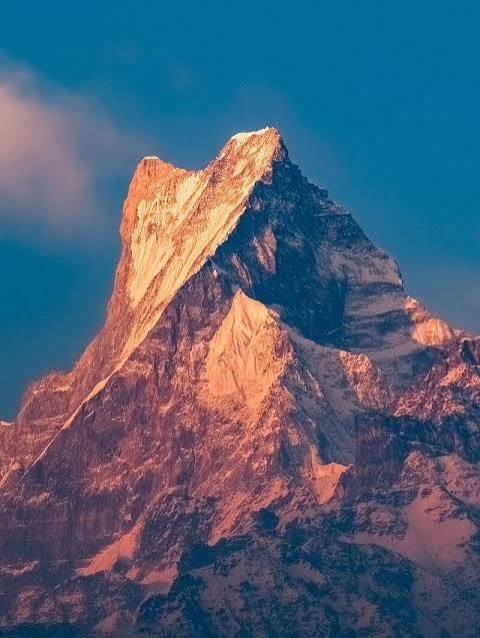
#> input picture lab6/images.jpg, 480 x 638 px
$ python lab6.py
#> lines starting #> are read from the running program, lines starting #| are printed output that depends on the picture
import numpy as np
from PIL import Image

np.random.seed(1)      # щоб шум щоразу був однаковий і результати збігалися
N = 128                # висота зображення
M = 128                # ширина зображення


# ======================================================================
# 1. СТВОРЕННЯ 9 ТЕСТОВИХ ЗОБРАЖЕНЬ
# ======================================================================

# Зображення 0: чисте. Беремо фото, робимо сірим і розміром 128x128.
path = input("Введіть шлях до зображення: ").strip().strip('"')
#> the answer given: images.jpg
photo = Image.open(path).convert("L").resize((M, N))
clean = np.array(photo, dtype=float)

# Координати пікселів: x - номер стовпця, y - номер рядка
y, x = np.mgrid[0:N, 0:M]


def gauss_noise(sigma):
    """Гаусів шум із нульовим середнім і стандартним відхиленням sigma."""
    return np.random.normal(0, 1, (N, M)) * sigma


def salt_pepper(image, p):
    """Імпульсний шум: частка p пікселів стає чорною (0) або білою (255)."""
#> called with p = 0.05
    result = image.copy()
    r = np.random.random((N, M))          # випадкове число для кожного пікселя
    result[r < p / 2] = 0                 # "перець"
    result[(r >= p / 2) & (r < p)] = 255  # "сіль"
    return result


images = []
images.append(clean)                                        # 0: без шуму

images.append(clean + gauss_noise(10))                      # 1: адитивний, σ = 10
images.append(clean + gauss_noise(25))                      # 2: адитивний, σ = 25

images.append(salt_pepper(clean, 0.05))                     # 3: імпульсний, p = 0.05
images.append(salt_pepper(clean, 0.20))                     # 4: імпульсний, p = 0.20

# Дисперсія залежить від яскравості: σ² = α * I, тому σ = sqrt(α * I)
images.append(clean + gauss_noise(np.sqrt(0.5 * clean)))    # 5: α = 0.5
images.append(clean + gauss_noise(np.sqrt(3.0 * clean)))    # 6: α = 3

# Дисперсія залежить від координат
var_linear = 6 * x + 3 * y + 10                             # σ² = αx + βy + γ
var_square = 0.25 * (x - 64) ** 2 + 0.25 * (y - 64) ** 2 + 10   # σ² = αx² + βy² + γ
images.append(clean + gauss_noise(np.sqrt(var_linear)))     # 7
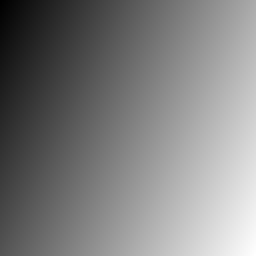
#> var_linear: shape (128, 128) int64 (shown 2 times larger); min 10, max 1153, mean 581.5; drawn with min black and max white
images.append(clean + gauss_noise(np.sqrt(var_square)))     # 8
#> in gauss_noise (call 6), `return np.random.normal(0, 1, (N, M)) * sigma`:
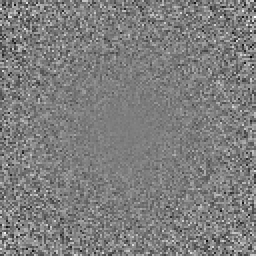
#> returned value: shape (128, 128) float64 (shown 2 times larger); min -132, max 134.9, mean 0.2; drawn with min black and max white
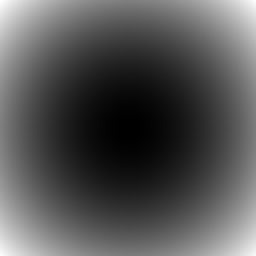
#> var_square: shape (128, 128) float64 (shown 2 times larger); min 10, max 2058, mean 692.8; drawn with min black and max white

# Зберігаємо у файли image0.bmp ... image8.bmp і читаємо їх назад.
# Так ми працюємо саме з тим, що лежить у файлах (значення 0..255, цілі).
pictures = []
for k in range(9):
    file_name = "image" + str(k) + ".bmp"
    saved = np.clip(np.round(images[k]), 0, 255).astype(np.uint8)
    Image.fromarray(saved).save(file_name)
    pictures.append(np.array(Image.open(file_name), dtype=float))


# ======================================================================
# 2. ФІЛЬТРИ
# Кожен фільтр - це правило: з вікна пікселів (маленький квадрат
# навколо пікселя) отримати одне нове значення для центрального пікселя.
# ======================================================================

# --- лінійні фільтри (нове значення = сума пікселів вікна з вагами) ---

def average(window):
    """Усереднення: звичайне середнє всіх пікселів вікна."""
    return window.mean()


# Ваги гаусового фільтра 3x3: центр важить найбільше
gauss_weights = np.array([[1, 2, 1],
                          [2, 4, 2],
                          [1, 2, 1]]) / 16
#> gauss_weights = [[0.0625, 0.125, 0.0625], [0.125, 0.25, 0.125], [0.0625, 0.125, 0.0625]]


def gauss(window):
    """Гаусів фільтр: зважена сума, ближчі до центру пікселі важать більше."""
    return (window * gauss_weights).sum()


# --- нелінійні фільтри (нове значення = не сума, а щось інше) ---

def median(window):
    """Медіана: середнє значення за порядком, якщо пікселі впорядкувати."""
    return np.median(window)


def minimum(window):
    """Мінімум вікна."""
    return window.min()


def maximum(window):
    """Максимум вікна."""
    return window.max()


def midpoint(window):
    """Середина між мінімумом і максимумом."""
    return (window.min() + window.max()) / 2


def trimmed_mean(window):
    """Усічене середнє: відкидаємо 2 найменші й 2 найбільші, решту усереднюємо."""
    values = np.sort(window.flatten())   # усі 9 значень по порядку
    return values[2:7].mean()


def geometric_mean(window):
    """Геометричне середнє (+1, щоб не брати логарифм від нуля)."""
    return np.exp(np.log(window + 1).mean()) - 1


def apply_filter(image, size, rule):
    """
    Застосовує фільтр до всього зображення.
    size - розмір вікна (3 означає 3x3, 5 означає 5x5)
    rule - функція, яка з вікна рахує нове значення.
    Границі зображення не обробляємо: там лишається старе значення.
    """
    half = size // 2
    result = image.copy()
    for i in range(half, N - half):
        for j in range(half, M - half):
            window = image[i - half:i + half + 1, j - half:j + half + 1]
            result[i, j] = rule(window)
    return result


# Список фільтрів: (назва, розмір вікна, правило)
filters = [
    # лінійні
    ("Усереднюючий 3x3", 3, average),
    ("Усереднюючий 5x5", 5, average),
    ("Гаусса 3x3", 3, gauss),
    # нелінійні
    ("Медіанний 3x3", 3, median),
    ("Медіанний 5x5", 5, median),
    ("Мінімум 3x3", 3, minimum),
    ("Максимум 3x3", 3, maximum),
    ("Середня точка 3x3", 3, midpoint),
    ("Усічене середнє 3x3", 3, trimmed_mean),
    ("Геометричне 3x3", 3, geometric_mean),
]


def distortion(filtered, original):
    """Спотворення eps^2 = середнє від (filtered - original)^2 по всіх пікселях."""
    return np.sum((filtered - original) ** 2) / (N * M)


# ======================================================================
# 3. ЗАВДАННЯ 2: спотворення чистого зображення кожним фільтром
# ======================================================================

print("\nЗавдання 2: спотворення чистого зображення кожним фільтром")
print("Фільтр".ljust(22) + "eps^2".rjust(10))

for name, size, rule in filters:
    filtered = apply_filter(pictures[0], size, rule)
    value = distortion(filtered, pictures[0])
    print(name.ljust(22) + "{:.2f}".format(value).rjust(10))
#> this loop made 10 passes
#> value on passes 1 to 10: 52.48, 107.2, 34, 40.3, 86.12, 349.3, 396.7, 98.04, 42.33, 54.28
#| Усереднюючий 3x3           52.48
#| Усереднюючий 5x5          107.18
#| Гаусса 3x3                 34.00
#| Медіанний 3x3              40.30
#| Медіанний 5x5              86.12
#| Мінімум 3x3               349.30
#| Максимум 3x3              396.73
#| Середня точка 3x3          98.04
#> (further printed lines are left out)
#> pass 1, `filtered = apply_filter(pictures[0], size, rule)`:
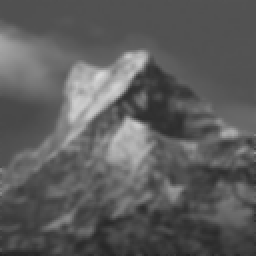
#> filtered: shape (128, 128) float64 (shown 2 times larger); min 37, max 217.4, mean 93


# ======================================================================
# 4. ЗАВДАННЯ 3: якість фільтрації зашумлених зображень 1..8
# ======================================================================

noise_names = ["Адит σ=10", "Адит σ=25", "Імп p=0.05", "Імп p=0.20",
               "σ²=0.5·I", "σ²=3·I", "σ²=лін(x,y)", "σ²=кв(x,y)"]

print("\nЗавдання 3: якість фільтрації зашумлених зображень")
print("Фільтр".ljust(22), end="")
for noise in noise_names:
    print(noise.rjust(13), end="")
print()

for name, size, rule in filters:
    print(name.ljust(22), end="")
    for k in range(1, 9):
        filtered = apply_filter(pictures[k], size, rule)
        value = distortion(filtered, pictures[k])
        print("{:.2f}".format(value).rjust(13), end="")
    print()
#> this loop made 10 passes
#|        138.37       590.83       889.64      3139.44        91.86       291.48       554.19       614.59
#|        197.34       670.45       971.60      3308.64       149.43       354.78       628.59       675.79
#|         95.87       421.70       638.13      2260.26        62.39       204.87       395.66       437.70
#|        133.30       620.54       976.01      3529.57        83.90       298.02       581.37       641.95
#|        181.05       671.20       990.74      3488.34       131.65       347.23       629.11       674.61
#|        686.21      2364.65      2982.11      9334.31       494.54      1233.37      2203.44      2435.45
#|        721.61      2432.03      5682.79     16186.60       561.54      1335.05      2290.22      2530.53
#|        184.72       670.71      1706.13      4465.87       136.13       350.69       628.28       701.17
#> (further printed lines are left out)
#> pass 1, in apply_filter (call 12), `result = image.copy()`:
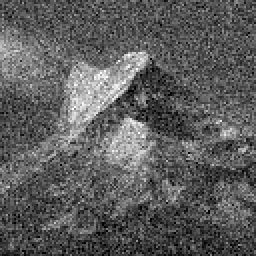
#> result: shape (128, 128) float64 (shown 2 times larger); min 0, max 255, mean 92.8
#> pass 1, in apply_filter (call 16), `result = image.copy()`:
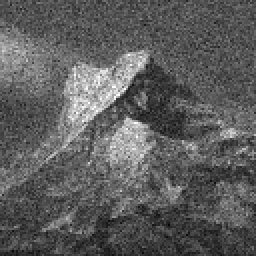
#> result: shape (128, 128) float64 (shown 2 times larger); min 4, max 255, mean 93.1
#> after the loop:
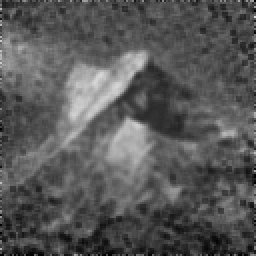
#> filtered: shape (128, 128) float64 (shown 2 times larger); min 0, max 217, mean 88
